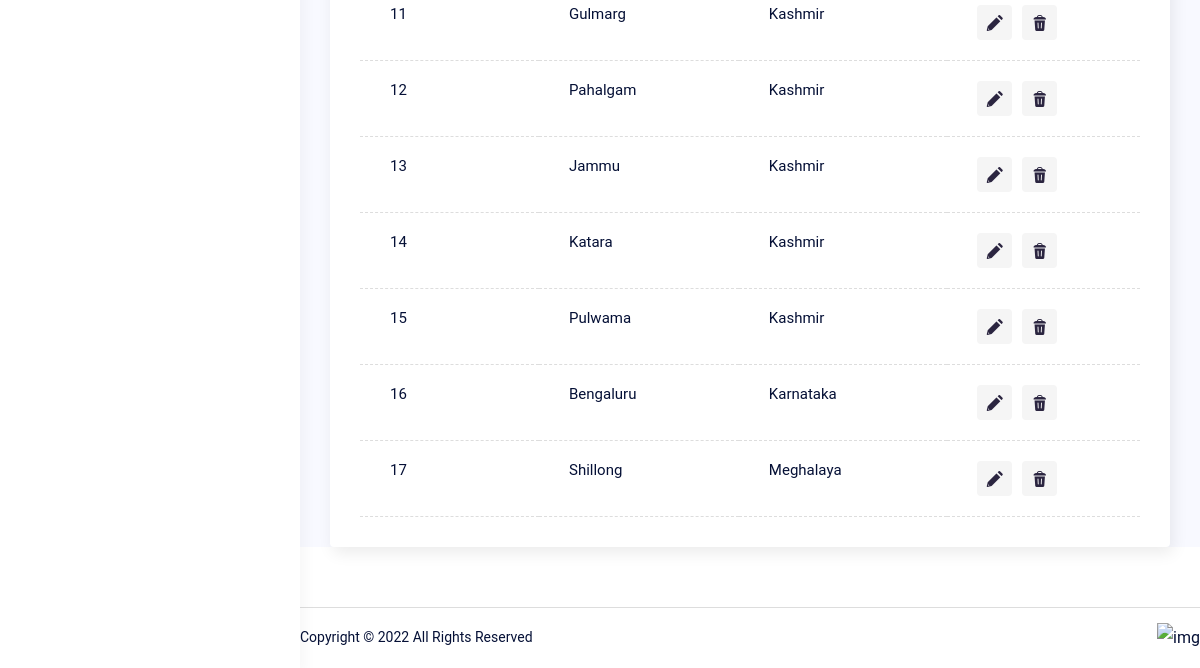
/city/ (lower part), run on an earlier commit of the app's database.
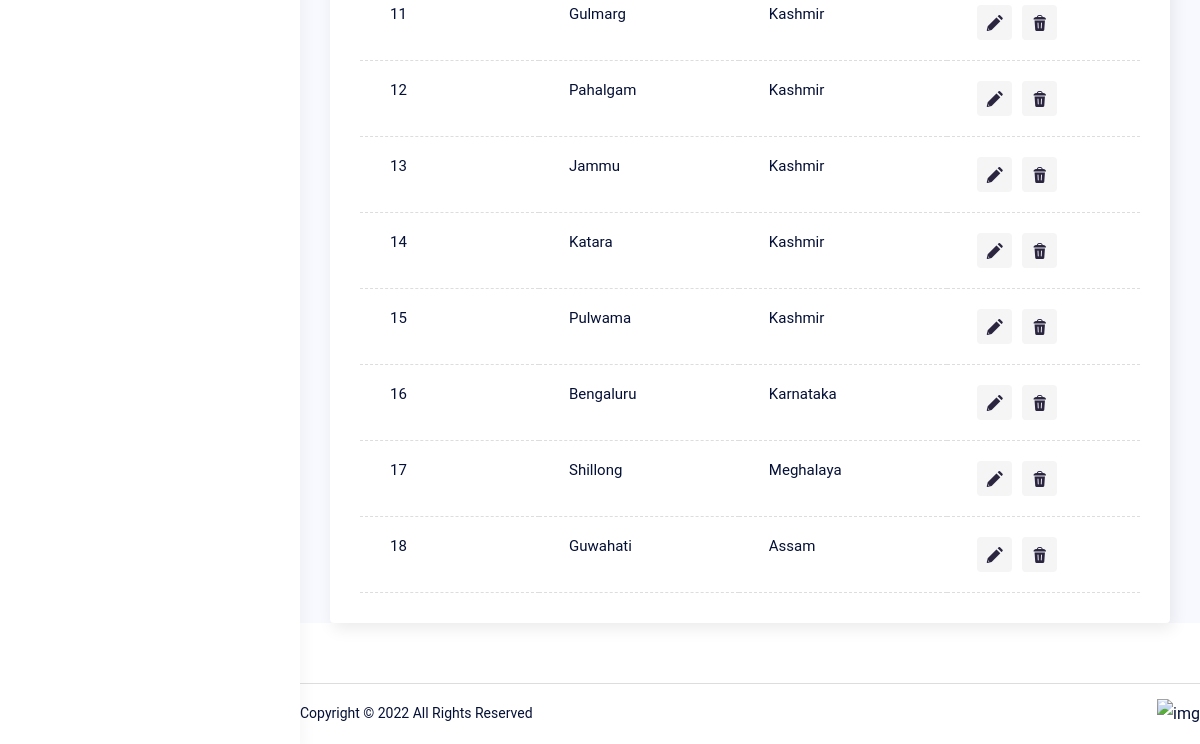
And on a later commit of the database.
### core/models.py (models this page shows, shortened)
class City(BaseModel):
    name = models.CharField(max_length=100)
    code = models.CharField(max_length=4, unique=True)
    state = models.ForeignKey(State, on_delete=models.CASCADE)
    image = models.ImageField(upload_to='image/city')
    location = models.JSONField(null=True, blank=True) # JSONField to store latitude and longitude
    class Meta:
        ordering = ('created_at',)

class State(BaseModel):
    name = models.CharField(max_length=100)
    def __str__(self) -> str:
        return str(self.name)
    class Meta:
        ordering = ('created_at',)

### core/views.py (the view)
# urls.py: path('city/', UserView.City.as_view(),name="city"),
    class City(ListView, SuperUserView):
        model = City
        context_object_name = 'city'
        template_name = 'admin/city.html'

### templates/admin/city.html (shortened to what this page needs)
{% extends "base.html" %}
{%  block dashboard %}
<div class="dashboard__main">
  <div class="dashboard__content">
    <div class="py-30 px-30 rounded-4 bg-white custom_shadow">
      <div class="tabs -underline-2 js-tabs">
        <div class="tabs__content pt-30 js-tabs-content">
            <div class="overflow-scroll scroll-bar-1">
              <table class="table-4 -border-bottom col-12">
                <tbody>
                  {% for citys in city %}
                  <tr>
                    <td>{{citys.id}}</td>
                    <td>{{citys.name}}</td>
                    <td>{{citys.state}}</td>
                    <td>
                      <div class="row x-gap-10 y-gap-10 items-center">
                        <div class="col-auto">
                            <button class="flex-center bg-light-2 rounded-4 size-35">
                              <i class="icon-edit text-16 text-light-1"></i>
                            </button>
                        </div>
                        <div class="col-auto">
                          <form action="{% url 'city_delete' citys.id %}" method="post">
                            <button name="delete" class="flex-center bg-light-2 rounded-4 size-35">
                              <i class="icon-trash-2 text-16 text-light-1"></i>
                            </button>
                          </form>
                        </div>
                      </div>
                    </td>
                  </tr>
                  {% endfor %}
                </tbody>
              </table>
            </div>
          </div>
        </div>
      </div>
    </div>
    {% include "db_footer.html" %}
  </div>
</div>
{% endblock %}

What changed in the data, as far as the page shows it:
added City: id "18", name "Guwahati", state "Assam"
